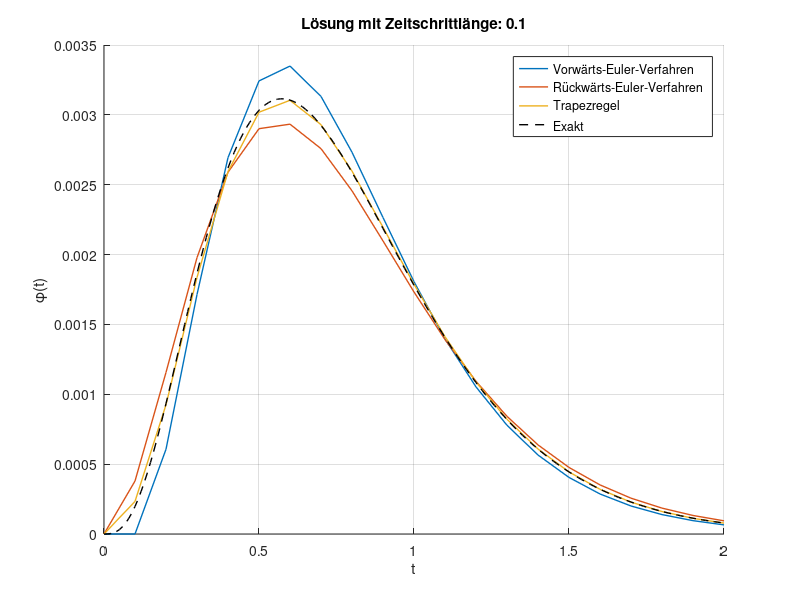
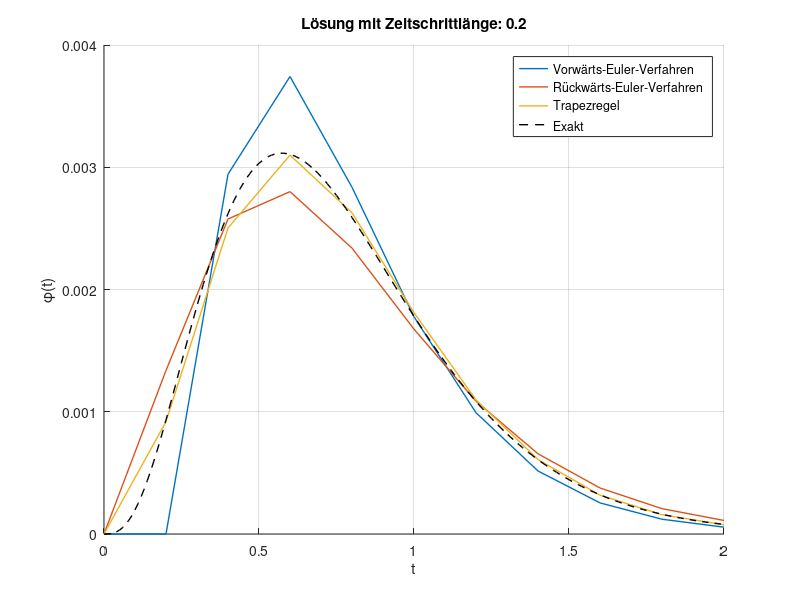
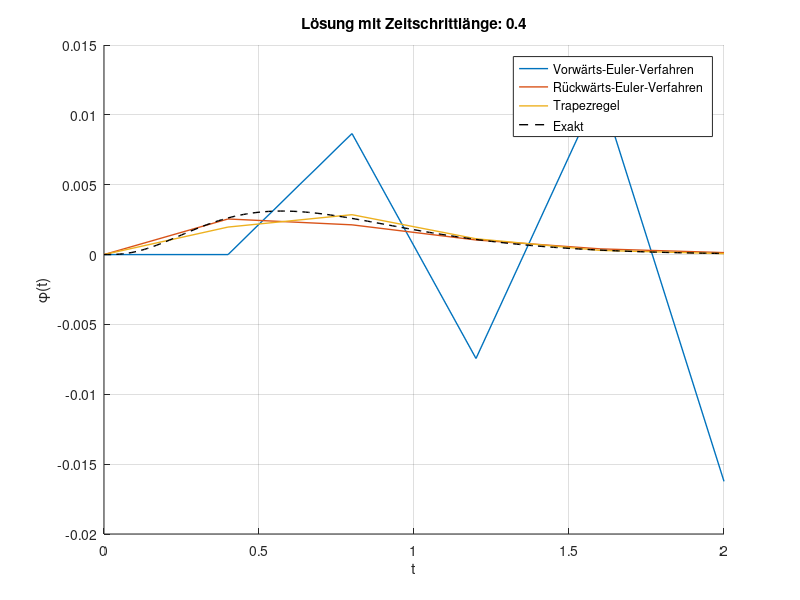

The MATLAB source for these figures, in order:

% ===========================================================
% Allgemeine Form:
% φn+1 = φn + θ ∆t f (tn+1, φn+1) + (1 − θ) ∆t f (tn, φn) (1)
%
% θ = 0:   das Vorwärts-Euler-Verfahren
% θ = 1:   das Rückwärts-Euler-Verfahren
% θ = 1/2: die Trapezregel
% 
% f (t,φ) = t^2*exp(−5t) − 6*φ 
% ===========================================================

% % close all
clear
clc

phi = @(t) exp(-5.*t).*(t.^2-2.*t+2)-2.*exp(-6.*t); % exakte Lösung zum Vergleichen

dt = [0.1 0.2 0.4];

for k = 1:length(dt)

    t = 0:dt(k):2;
    
    phi_vorwaerts   = zeros(1,length(t));
    phi_rueckwaerts = zeros(1,length(t));
    phi_trapez      = zeros(1,length(t));
    
    for i=1:length(t)-1
        % Gl. (1) mit θ = 0:
        phi_vorwaerts(i+1) = phi_vorwaerts(i) + ...
                             dt(k) * (t(i)^2*exp(-5*t(i))-6*phi_vorwaerts(i));
    
        % Gl. (1) mit θ = 1 und lösen nach φn+1:
        phi_rueckwaerts(i+1) = (phi_rueckwaerts(i) + ...
                               dt(k) * t(i+1)^2*exp(-5*t(i+1)))/(1+6*dt(k));
        
        % Gl. (1) mit θ = 1/2 und lösen nach φn+1:
        phi_trapez(i+1) = (...
                           phi_trapez(i) + ...
                           dt(k)/2 * ( t(i+1)^2 * exp(-5*t(i+1)) +   ...
                           t(i)^2 * exp(-5*t(i)) - 6*phi_trapez(i) ) ...
                           ) / (1+3*dt(k));
    
    end
    
    figure(k)
    hold on
    plot(t,phi_vorwaerts,'LineWidth',1,'DisplayName','Vorwärts-Euler-Verfahren')
    plot(t,phi_rueckwaerts,'LineWidth',1,'DisplayName','Rückwärts-Euler-Verfahren')
    plot(t,phi_trapez,'LineWidth',1,'DisplayName','Trapezregel')
    plot(0:0.01:2,phi(0:0.01:2),'k--','LineWidth',1,'DisplayName','Exakt'); % exakte Lösung zum Vergleichen
    legend
    xlabel('t')
    ylabel('\phi(t)')
    title(['Lösung mit Zeitschrittlänge: ',num2str(dt(k))])
    grid on

end








